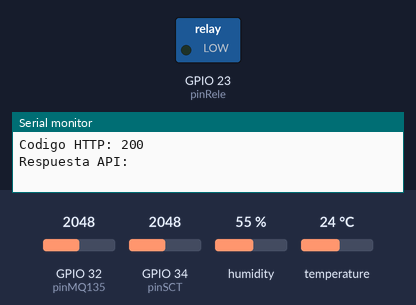
Bench run of a sketch on a simulated ESP32. Shown: switched loads named in the sketch (green lamp = pin HIGH), the last lines printed to the serial monitor. The inputs (shaded band) are chosen by the test bench; at power-on: GPIO 32 (pinMQ135) = 2048, GPIO 34 (pinSCT) = 2048, humidity 55 %, temperature 24 °C. WiFi joins after 1.5 s; servers stay silent unless stated; uploads are accepted with an empty reply.

Above: at 3.7 s.
3.8 s: GPIO 32 (pinMQ135) set to 364
15.6 s: GPIO 32 (pinMQ135) set to 319
At 26.1 s:
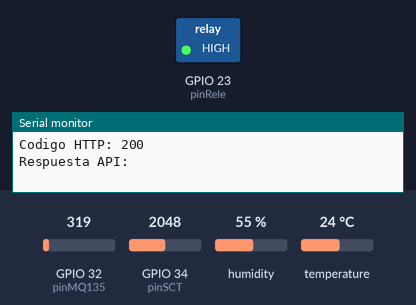
27.0 s: GPIO 32 (pinMQ135) set to 1228
At 37.8 s:
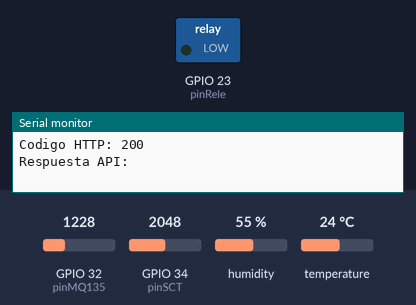
38.1 s: GPIO 32 (pinMQ135) set to 295
At 48.4 s:
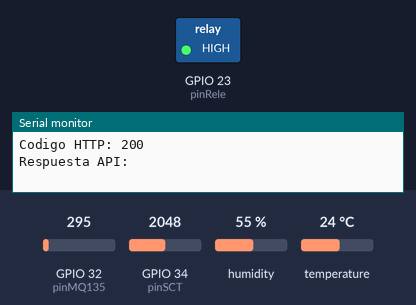
Timing chart, 0 to 49.9 s (numbered marks = the images above; inputs shaded):
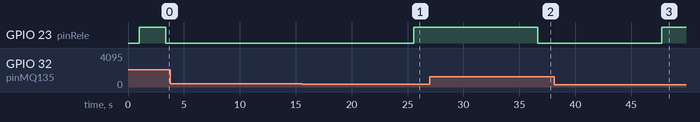

Measured:
- the behaviour switches between 335 and 334 on GPIO 32 (pinMQ135) (found by bisection; images 0 and 1)
- after the input at 15.6 s, GPIO 23 (pinRele): LOW → HIGH after 10.0 s
- after the input at 27.0 s, GPIO 23 (pinRele): HIGH → LOW after 9.7 s
- after the input at 38.1 s, GPIO 23 (pinRele): LOW → HIGH after 9.7 s

The sketch:

codigoelectrosafe.ino
```cpp
#include <WiFi.h>
#include <HTTPClient.h>
#include <DHT.h>

// ---------- WIFI ----------
const char* ssid = "Andrei laptop";
const char* password = "1234567890";

// API CodeIgniter
const char* serverURL = "http://192.168.20.39:8080/api/sensores";

// ---------- DHT11 ----------
#define DHTPIN 4
#define DHTTYPE DHT11
DHT dht(DHTPIN, DHTTYPE);

// ---------- SENSORES ----------
const int pinSCT = 34;
const int pinMQ135 = 32;

// ---------- RELÉ ----------
const int pinRele = 23;

// ---------- UMBRALES ----------
float tempLimite = 28.0;
int gasLimite = 335;

// ---------- SCT-013 ----------
const float VREF = 3.3;
const int ADC_MAX = 4095;
const float FACTOR_SCT = 30.0;
const float VOLTAJE_AC = 127.0;

// Sin offset para prueba
const float OFFSET_CORRIENTE = 0.00;

void setup() {
  Serial.begin(115200);
  delay(1000);

  dht.begin();

  pinMode(pinRele, OUTPUT);
  digitalWrite(pinRele, HIGH); // Relé apagado si es activo en LOW

  WiFi.setSleep(false);
  WiFi.begin(ssid, password);

  Serial.print("Conectando a WiFi");

  while (WiFi.status() != WL_CONNECTED) {
    delay(500);
    Serial.print(".");
  }

  Serial.println();
  Serial.println("WiFi conectado");
  Serial.print("IP ESP32: ");
  Serial.println(WiFi.localIP());
}

void loop() {
  float corriente = leerCorrienteSCT();
  float temperatura = dht.readTemperature();
  float humedad = dht.readHumidity();
  int mq135 = analogRead(pinMQ135);

  if (isnan(temperatura) || isnan(humedad)) {
    Serial.println("Error leyendo DHT11");
    delay(5000);
    return;
  }

  bool alerta = false;

  if (temperatura >= tempLimite || mq135 >= gasLimite) {
    alerta = true;
  }

  if (alerta) {
    digitalWrite(pinRele, LOW);   // Relé encendido
  } else {
    digitalWrite(pinRele, HIGH);  // Relé apagado
  }

  int estadoRele = alerta ? 1 : 0;

  Serial.println("----- Lecturas -----");

  Serial.print("Corriente: ");
  Serial.print(corriente, 3);
  Serial.println(" A");

  Serial.print("Temperatura: ");
  Serial.print(temperatura, 2);
  Serial.println(" °C");

  Serial.print("Humedad: ");
  Serial.print(humedad, 2);
  Serial.println(" %");

  Serial.print("MQ-135: ");
  Serial.println(mq135);

  Serial.print("Estado rele: ");
  Serial.println(estadoRele == 1 ? "ENCENDIDO" : "APAGADO");

  enviarDatos(
    VOLTAJE_AC,
    corriente,
    temperatura,
    humedad,
    mq135,
    estadoRele
  );

  delay(10000);
}

float leerCorrienteSCT() {
  const int muestras = 2000;

  long offset = 0;
  float suma = 0;

  int valorMin = 4095;
  int valorMax = 0;

  // Calcular punto medio real
  for (int i = 0; i < muestras; i++) {
    int valor = analogRead(pinSCT);

    offset += valor;

    if (valor < valorMin) valorMin = valor;
    if (valor > valorMax) valorMax = valor;

    delayMicroseconds(100);
  }

  float promedio = offset / (float)muestras;

  // Calcular RMS
  for (int i = 0; i < muestras; i++) {
    float lectura = analogRead(pinSCT) - promedio;
    suma += lectura * lectura;

    delayMicroseconds(100);
  }

  float adcRMS = sqrt(suma / muestras);
  float voltajeRMS = (adcRMS * VREF) / ADC_MAX;
  float corrienteRMS = voltajeRMS * FACTOR_SCT;

  corrienteRMS -= OFFSET_CORRIENTE;

  if (corrienteRMS < 0) {
    corrienteRMS = 0;
  }

  Serial.println("----- Debug SCT -----");
  Serial.print("ADC promedio: ");
  Serial.println(promedio);

  Serial.print("ADC min: ");
  Serial.println(valorMin);

  Serial.print("ADC max: ");
  Serial.println(valorMax);

  Serial.print("ADC pico-pico: ");
  Serial.println(valorMax - valorMin);

  Serial.print("ADC RMS: ");
  Serial.println(adcRMS);

  Serial.print("Voltaje RMS SCT: ");
  Serial.println(voltajeRMS, 6);

  return corrienteRMS;
}

void enviarDatos(
  float voltaje,
  float corriente,
  float temperatura,
  float humedad,
  int mq135,
  int estadoRele
) {
  if (WiFi.status() == WL_CONNECTED) {
    HTTPClient http;

    http.begin(serverURL);
    http.addHeader("Content-Type", "application/json");

    String json = "{";
    json += "\"voltaje\":" + String(voltaje, 2) + ",";
    json += "\"corriente\":" + String(corriente, 3) + ",";
    json += "\"temperatura\":" + String(temperatura, 2) + ",";
    json += "\"humedad\":" + String(humedad, 2) + ",";
    json += "\"mq2\":" + String(mq135) + ",";
    json += "\"estado_rele\":" + String(estadoRele);
    json += "}";

    Serial.println("JSON enviado:");
    Serial.println(json);

    int codigoHTTP = http.POST(json);

    Serial.print("Codigo HTTP: ");
    Serial.println(codigoHTTP);

    String respuesta = http.getString();
    Serial.println("Respuesta API:");
    Serial.println(respuesta);

    http.end();

  } else {
    Serial.println("WiFi desconectado");
  }
}
```
